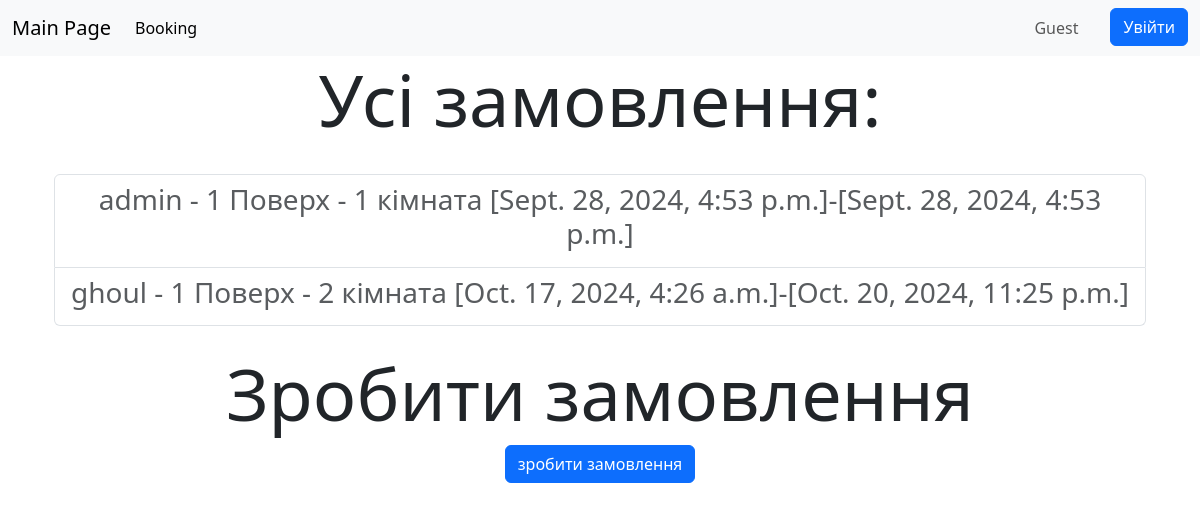
Before: /booking/ with the older database file.
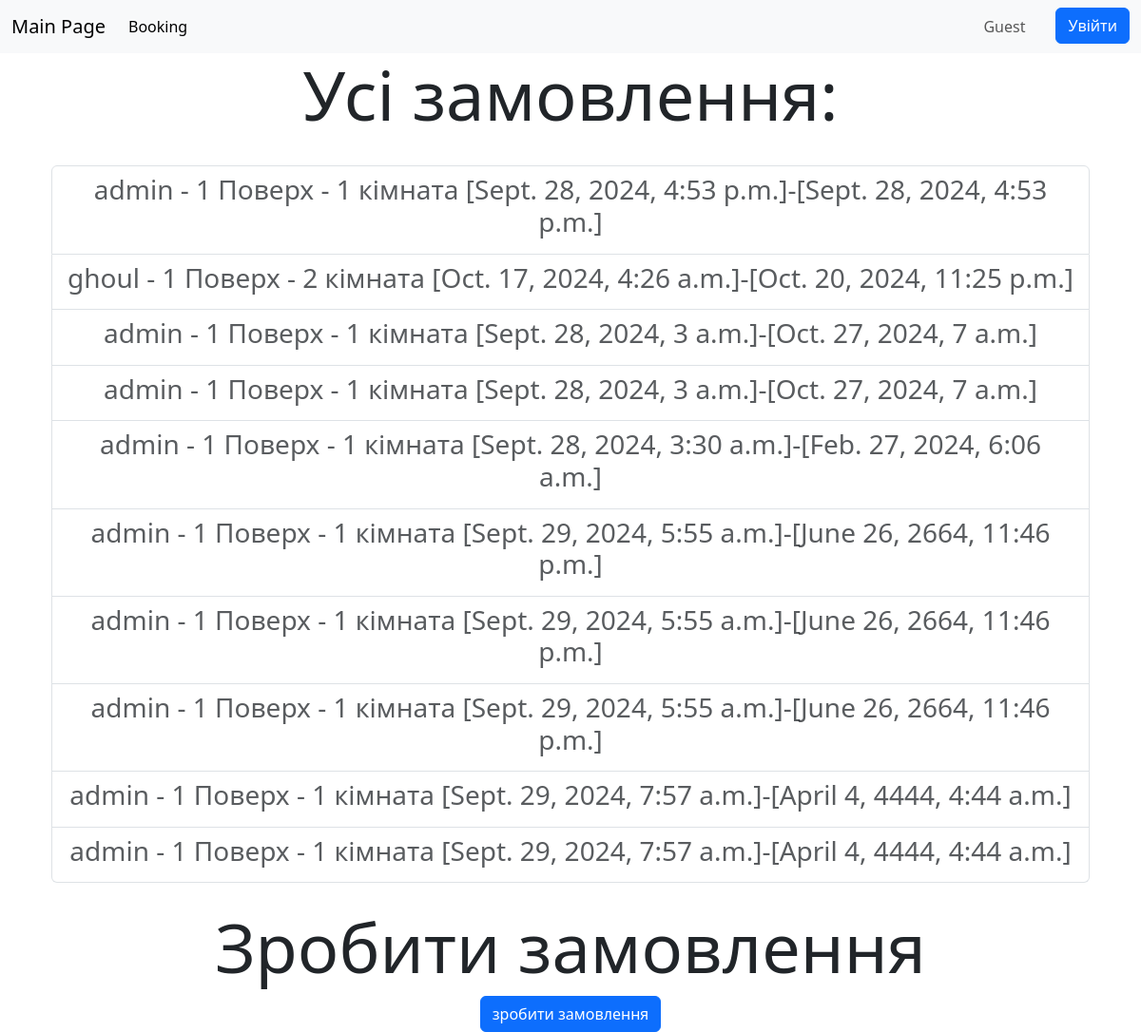
After: the same page with the newer database file.
### hotel/models.py (models this page shows)
class Booking(models.Model):
    user = models.ForeignKey(User, on_delete=models.CASCADE, related_name='booking')
    start_time = models.DateTimeField()
    end_time = models.DateTimeField()
    room = models.ForeignKey(Room, on_delete=models.CASCADE, related_name='booking')
    def __str__(self):
        return f"{self.user.username} - {self.room}"

class Room(models.Model):
    number = models.IntegerField()
    floor = models.ForeignKey(Floor, on_delete=models.CASCADE, related_name='rooms')
    describe = models.TextField()
    price = models.IntegerField()
    def __str__(self):
        return f"{self.floor} - {self.number} кімната"

class Floor(models.Model):
    number = models.IntegerField()
    def __str__(self):
        return f"{self.number} Поверх"

### hotel/views.py (the view)
# urls.py: path('booking/', views.booking, name='booking'),
def booking(request):
    bookings = Booking.objects.all()
    context = {
        'bookings': bookings
    }
    return render(
        request,
        'booking.html',
        context=context
    )

### hotel/templates/booking.html (shortened to what this page needs)
{% extends "base.html" %}
{% block content %}
<h1 class="display-2">Усі замовлення:</h1><br>
<div class="container">
    <ul class="list-group">
        {% for booking in bookings %}
        <li class="list-group-item disabled"><h3>{{ booking }} [{{ booking.start_time }}]-[{{ booking.end_time }}]</h3>
        </li>
        {% endfor %}
    </ul>
</div>
<br>
<h1 class="display-2">Зробити замовлення</h1>
{% if user.is_authenticated %}
<a class="btn btn-primary" href="{% url 'booking_form' %}">зробити замовлення</a>
{% else %}
<button type="button" class="btn btn-primary" data-bs-toggle="modal" data-bs-target="#loginModal">
    зробити замовлення
</button>
{% endif %}
{% endblock %}

Changed rows visible on the page:
added Booking: user+room "admin - 1 Поверх - 1 кімната", start_time "Sept. 28, 2024, 3 a.m.", end_time "Oct. 27, 2024, 7 a.m."
added Booking: user+room "admin - 1 Поверх - 1 кімната", start_time "Sept. 28, 2024, 3 a.m.", end_time "Oct. 27, 2024, 7 a.m."
added Booking: user+room "admin - 1 Поверх - 1 кімната", start_time "Sept. 28, 2024, 3:30 a.m.", end_time "Feb. 27, 2024, 6:06 a.m."
added Booking: user+room "admin - 1 Поверх - 1 кімната", start_time "Sept. 29, 2024, 5:55 a.m.", end_time "June 26, 2664, 11:46 p.m."
added Booking: user+room "admin - 1 Поверх - 1 кімната", start_time "Sept. 29, 2024, 5:55 a.m.", end_time "June 26, 2664, 11:46 p.m."
added Booking: user+room "admin - 1 Поверх - 1 кімната", start_time "Sept. 29, 2024, 5:55 a.m.", end_time "June 26, 2664, 11:46 p.m."
added Booking: user+room "admin - 1 Поверх - 1 кімната", start_time "Sept. 29, 2024, 7:57 a.m.", end_time "April 4, 4444, 4:44 a.m."
added Booking: user+room "admin - 1 Поверх - 1 кімната", start_time "Sept. 29, 2024, 7:57 a.m.", end_time "April 4, 4444, 4:44 a.m."
